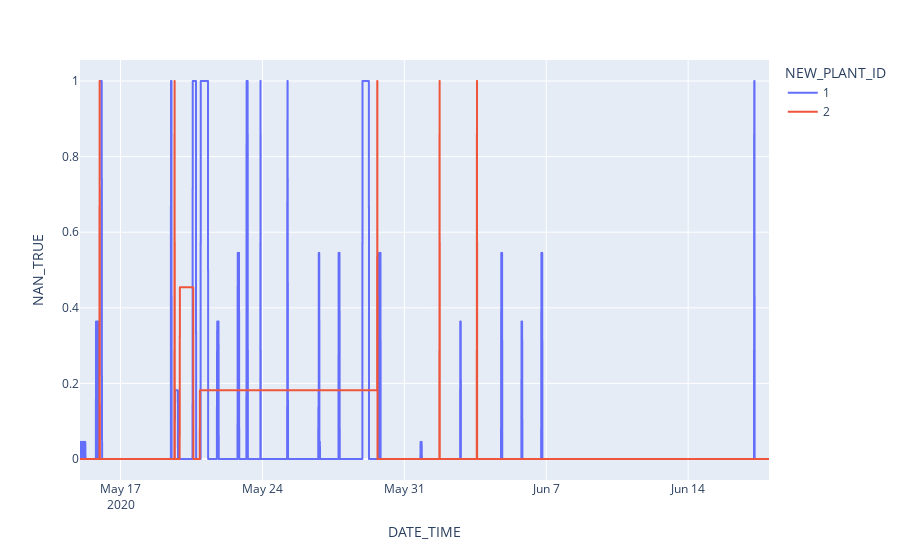

Notebook source saved alongside this figure:
### Code cell
import plotly.express as px
nan_date = pd.DataFrame(full_data.groupby(['DATE_TIME', 'NEW_PLANT_ID']).sum()).reset_index()
nan_date['NAN_TRUE'] = nan_date['NAN_TRUE']/(22)

fig = px.line(nan_date, x="DATE_TIME", y="NAN_TRUE", color='NEW_PLANT_ID')

fig.show()

### Figure 1 — Plotly figure (JSON) as saved in the notebook; plotly's stock layout.template omitted (floating-point values rounded to 4 significant figures; data arrays with more than 128 entries replaced by an {"elided": "..."} marker saying what was removed)
{"data": [{"hovertemplate": "NEW_PLANT_ID=1<br>DATE_TIME=%{x}<br>NAN_TRUE=%{y}<extra></extra>", "legendgroup": "1", "line": {"color": "#636efa", "dash": "solid"}, "mode": "lines", "name": "1", "showlegend": true, "type": "scattergl", "x": {"elided": "3264 str values"}, "xaxis": "x", "y": {"elided": "3264 float values"}, "yaxis": "y"}, {"hovertemplate": "NEW_PLANT_ID=2<br>DATE_TIME=%{x}<br>NAN_TRUE=%{y}<extra></extra>", "legendgroup": "2", "line": {"color": "#EF553B", "dash": "solid"}, "mode": "lines", "name": "2", "showlegend": true, "type": "scattergl", "x": {"elided": "3264 str values"}, "xaxis": "x", "y": {"elided": "3264 float values"}, "yaxis": "y"}], "layout": {"legend": {"title": {"text": "NEW_PLANT_ID"}, "tracegroupgap": 0}, "margin": {"t": 60}, "xaxis": {"anchor": "y", "domain": [0, 1], "title": {"text": "DATE_TIME"}}, "yaxis": {"anchor": "x", "domain": [0, 1], "title": {"text": "NAN_TRUE"}}}}
